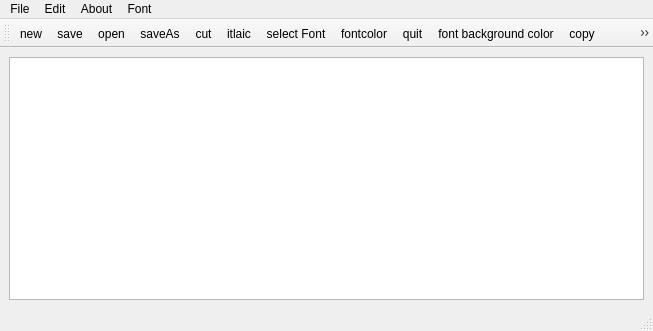
<?xml version="1.0" encoding="UTF-8"?>
<ui version="4.0">
 <class>MainWindow</class>
 <widget class="QMainWindow" name="MainWindow">
  <property name="geometry">
   <rect>
    <x>0</x>
    <y>0</y>
    <width>653</width>
    <height>331</height>
   </rect>
  </property>
  <property name="windowTitle">
   <string>MainWindow</string>
  </property>
  <widget class="QWidget" name="centralwidget">
   <layout class="QHBoxLayout" name="horizontalLayout">
    <item>
     <widget class="QTextEdit" name="textEdit"/>
    </item>
   </layout>
  </widget>
  <widget class="QStatusBar" name="statusbar"/>
  <widget class="QMenuBar" name="menubar">
   <property name="geometry">
    <rect>
     <x>0</x>
     <y>0</y>
     <width>653</width>
     <height>21</height>
    </rect>
   </property>
   <widget class="QMenu" name="menuFile">
    <property name="title">
     <string>File</string>
    </property>
    <addaction name="actionnew"/>
    <addaction name="actionopen"/>
    <addaction name="separator"/>
    <addaction name="actionsave"/>
    <addaction name="actionsave_2"/>
   </widget>
   <widget class="QMenu" name="menuEdit">
    <property name="title">
     <string>Edit</string>
    </property>
    <addaction name="actioncut"/>
    <addaction name="actioncopy"/>
    <addaction name="actionpaste"/>
    <addaction name="actionundo"/>
    <addaction name="actionredo"/>
    <addaction name="actionquit"/>
    <addaction name="actionprint"/>
   </widget>
   <widget class="QMenu" name="menuAbout">
    <property name="title">
     <string>About</string>
    </property>
    <addaction name="actionAboutQt"/>
   </widget>
   <widget class="QMenu" name="menuFont">
    <property name="title">
     <string>Font</string>
    </property>
    <addaction name="actionselect_Font"/>
    <addaction name="actionbold"/>
    <addaction name="actionitlaic"/>
    <addaction name="actionunderline"/>
    <addaction name="actionfontcolor"/>
    <addaction name="actionfont_background_color"/>
   </widget>
   <addaction name="menuFile"/>
   <addaction name="menuEdit"/>
   <addaction name="menuAbout"/>
   <addaction name="menuFont"/>
  </widget>
  <widget class="QToolBar" name="toolBar">
   <property name="windowTitle">
    <string>toolBar</string>
   </property>
   <attribute name="toolBarArea">
    <enum>TopToolBarArea</enum>
   </attribute>
   <attribute name="toolBarBreak">
    <bool>false</bool>
   </attribute>
   <addaction name="actionnew"/>
   <addaction name="actionsave"/>
   <addaction name="actionopen"/>
   <addaction name="actionsave_2"/>
   <addaction name="actioncut"/>
   <addaction name="actionitlaic"/>
   <addaction name="actionselect_Font"/>
   <addaction name="actionfontcolor"/>
   <addaction name="actionquit"/>
   <addaction name="actionfont_background_color"/>
   <addaction name="actioncopy"/>
   <addaction name="actionundo"/>
   <addaction name="actionbold"/>
   <addaction name="actionunderline"/>
   <addaction name="actionprint"/>
   <addaction name="actionredo"/>
  </widget>
  <action name="actionnew">
   <property name="icon">
    <iconset resource="resource.qrc">
     <normaloff>:/Images/Images/new.png</normaloff>:/Images/Images/new.png</iconset>
   </property>
   <property name="text">
    <string>new</string>
   </property>
  </action>
  <action name="actionopen">
   <property name="icon">
    <iconset resource="resource.qrc">
     <normaloff>:/Images/Images/new.png</normaloff>:/Images/Images/new.png</iconset>
   </property>
   <property name="text">
    <string>open</string>
   </property>
  </action>
  <action name="actionsave">
   <property name="icon">
    <iconset resource="resource.qrc">
     <normaloff>:/Images/Images/Save.jpg</normaloff>:/Images/Images/Save.jpg</iconset>
   </property>
   <property name="text">
    <string>save</string>
   </property>
  </action>
  <action name="actionsave_2">
   <property name="icon">
    <iconset resource="resource.qrc">
     <normaloff>:/Images/Images/SaveAs.png</normaloff>:/Images/Images/SaveAs.png</iconset>
   </property>
   <property name="text">
    <string>saveAs</string>
   </property>
  </action>
  <action name="actioncut">
   <property name="icon">
    <iconset resource="resource.qrc">
     <normaloff>:/Images/Images/cut.jpg</normaloff>:/Images/Images/cut.jpg</iconset>
   </property>
   <property name="text">
    <string>cut</string>
   </property>
  </action>
  <action name="actioncopy">
   <property name="icon">
    <iconset resource="resource.qrc">
     <normaloff>:/Images/Images/copy.webp</normaloff>:/Images/Images/copy.webp</iconset>
   </property>
   <property name="text">
    <string>copy</string>
   </property>
  </action>
  <action name="actionpaste">
   <property name="icon">
    <iconset resource="resource.qrc">
     <normaloff>:/Images/Images/Paste.png</normaloff>:/Images/Images/Paste.png</iconset>
   </property>
   <property name="text">
    <string>paste</string>
   </property>
  </action>
  <action name="actionundo">
   <property name="icon">
    <iconset resource="resource.qrc">
     <normaloff>:/Images/Images/undo.png</normaloff>:/Images/Images/undo.png</iconset>
   </property>
   <property name="text">
    <string>undo</string>
   </property>
  </action>
  <action name="actionredo">
   <property name="icon">
    <iconset resource="resource.qrc">
     <normaloff>:/Images/Images/Redo.png</normaloff>:/Images/Images/Redo.png</iconset>
   </property>
   <property name="text">
    <string>redo</string>
   </property>
  </action>
  <action name="actionquit">
   <property name="text">
    <string>quit</string>
   </property>
  </action>
  <action name="actionprint">
   <property name="icon">
    <iconset resource="resource.qrc">
     <normaloff>:/Images/Images/Print.jpg</normaloff>:/Images/Images/Print.jpg</iconset>
   </property>
   <property name="text">
    <string>print</string>
   </property>
  </action>
  <action name="actionAboutQt">
   <property name="text">
    <string>AboutQt</string>
   </property>
  </action>
  <action name="actionselect_Font">
   <property name="text">
    <string>select Font</string>
   </property>
  </action>
  <action name="actionbold">
   <property name="icon">
    <iconset resource="resource.qrc">
     <normaloff>:/Images/Images/bold.jpg</normaloff>:/Images/Images/bold.jpg</iconset>
   </property>
   <property name="text">
    <string>bold</string>
   </property>
  </action>
  <action name="actionitlaic">
   <property name="icon">
    <iconset resource="resource.qrc">
     <normaloff>:/Images/Images/Italic.png</normaloff>:/Images/Images/Italic.png</iconset>
   </property>
   <property name="text">
    <string>itlaic</string>
   </property>
  </action>
  <action name="actionunderline">
   <property name="text">
    <string>underline</string>
   </property>
  </action>
  <action name="actionfontcolor">
   <property name="text">
    <string>fontcolor</string>
   </property>
  </action>
  <action name="actionfont_background_color">
   <property name="text">
    <string>font background color</string>
   </property>
  </action>
 </widget>
 <resources>
  <include location="resource.qrc"/>
 </resources>
 <connections/>
</ui>
